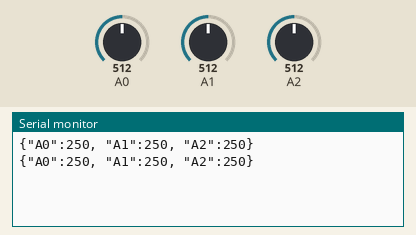
Bench run of a sketch on a simulated Arduino Uno, built with avr-gcc and run on an emulated ATmega328P. On the bench: the last lines printed to the serial monitor. The test bench sets the inputs (shaded band); at power-on: A0 = 512, A1 = 512, A2 = 512.

Above: at 1.3 s.
1.4 s: A0 set to 716
At 2.7 s:
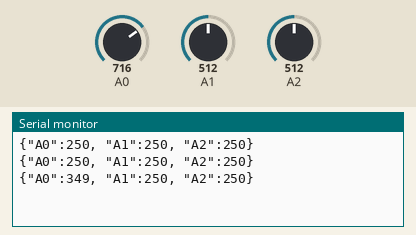
2.9 s: A1 set to 716
At 3.9 s:
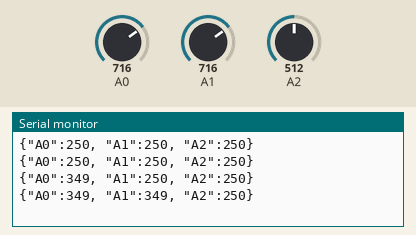
4.4 s: A2 set to 716
At 5.6 s:
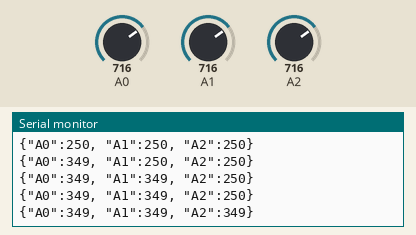
5.9 s: A0 set to 900
At 6.9 s:
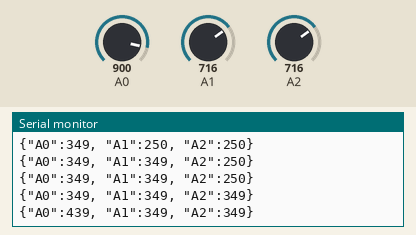
7.4 s: A1 set to 900
At 8.7 s:
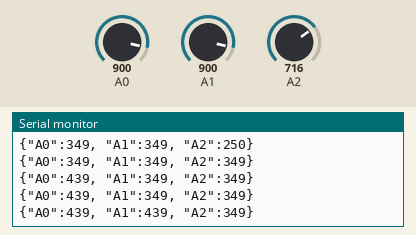
8.9 s: A2 set to 900
At 9.9 s:
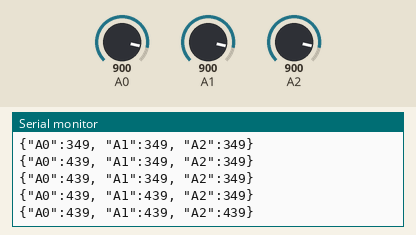
Timing chart, 0 to 11.4 s (numbered marks = the images above; inputs shaded):
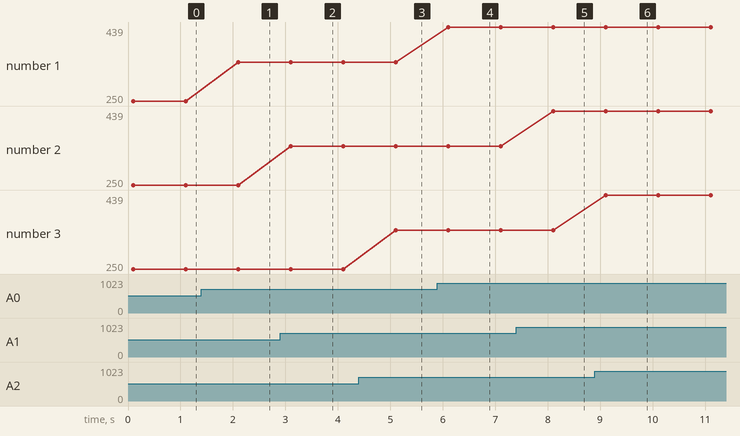

The sketch:

LM35_TempReader.ino
```cpp
int adcValues[3];
float nhietDo[3];
char chuoi[50];

void setup() {
  Serial.begin(9600);
  delay(100);
}

void loop() {
  adcValues[0] = analogRead(A0); nhietDo[0] = (adcValues[0] * 500.0) / 1023.0;
  adcValues[1] = analogRead(A1); nhietDo[1] = (adcValues[1] * 500.0) / 1023.0;
  adcValues[2] = analogRead(A2); nhietDo[2] = (adcValues[2] * 500.0) / 1023.0;

  sprintf(chuoi, "{\"A0\":%d, \"A1\":%d, \"A2\":%d}\n", (int)nhietDo[0], (int)nhietDo[1], (int)nhietDo[2]);
  Serial.print(chuoi);
  delay(1000);
}
```

Measured:
- after the input at 1.4 s, the serial monitor: prints a new line after 0.70 s (image 1)
- after the input at 2.9 s, the serial monitor: prints a new line after 0.20 s (image 2)
- after the input at 4.4 s, the serial monitor: prints a new line after 0.71 s (image 3)
- after the input at 5.9 s, the serial monitor: prints a new line after 0.21 s (image 4)
- after the input at 7.4 s, the serial monitor: prints a new line after 0.71 s (image 5)
- after the input at 8.9 s, the serial monitor: prints a new line after 0.21 s (image 6)
- plotted number 1: 250 → 349 after the input at 1.4 s, 349 → 439 after the input at 5.9 s
